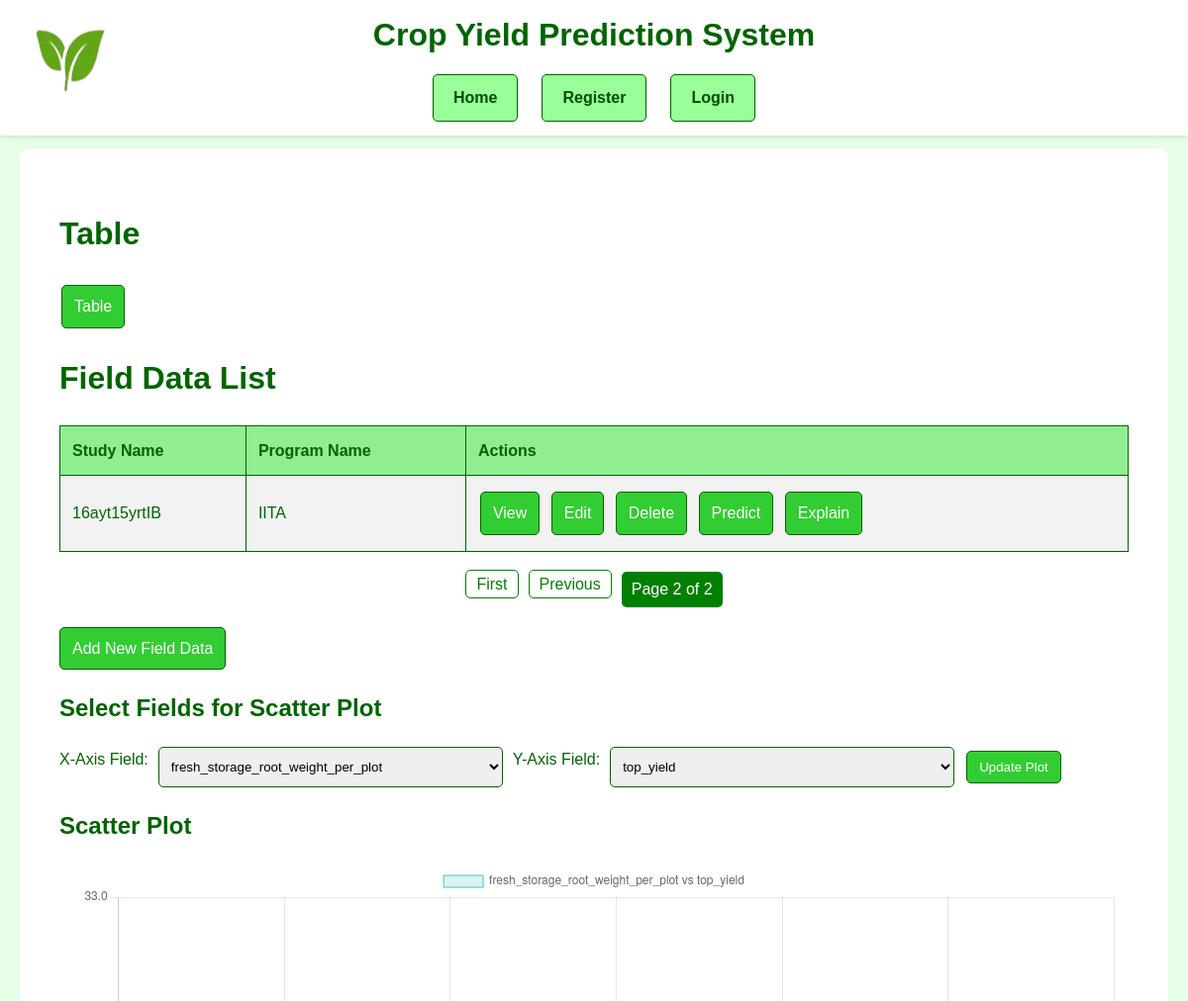
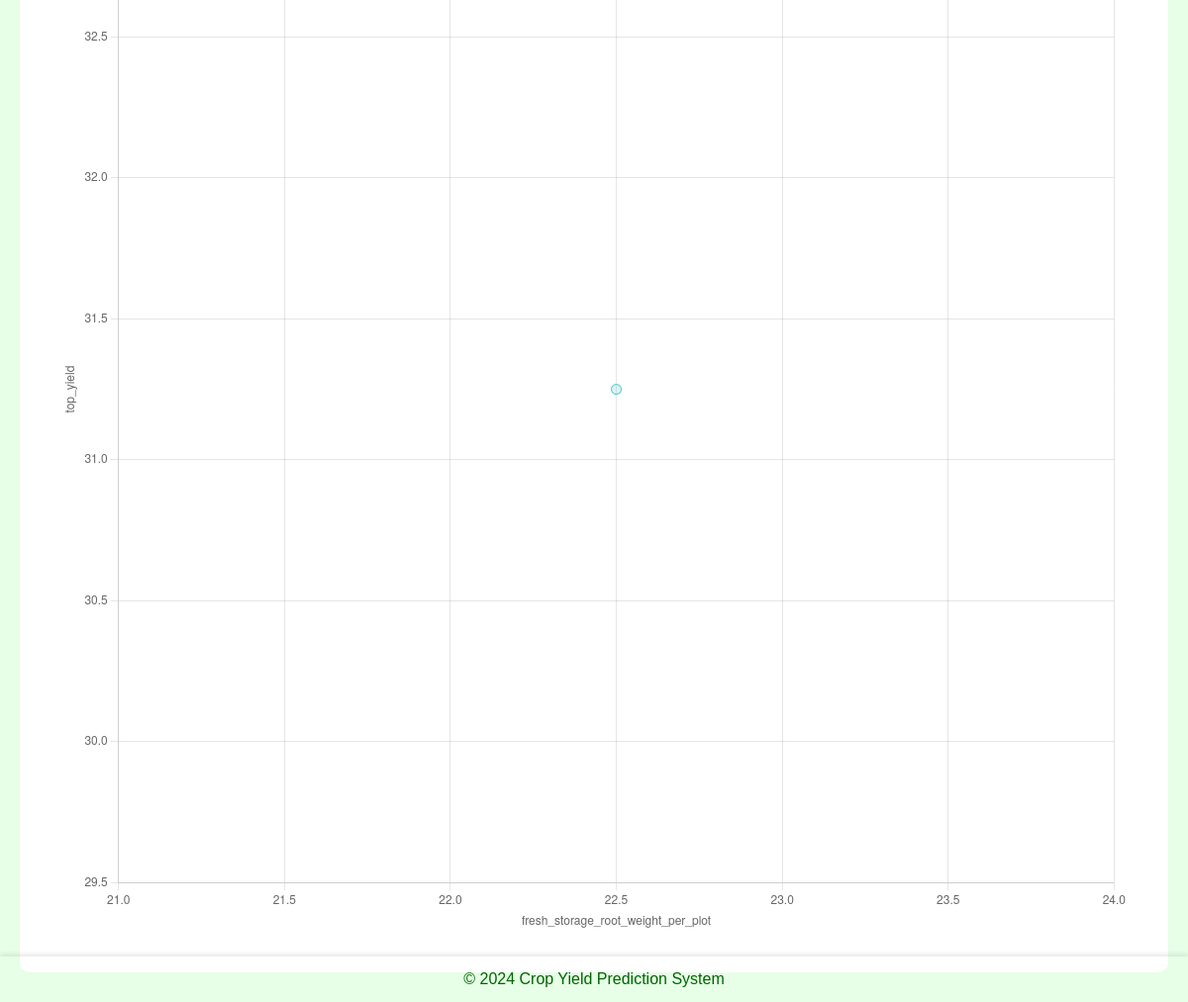
Before: /fielddata/?page=2 (signed in) with the older database file (2 pictures, top to bottom).
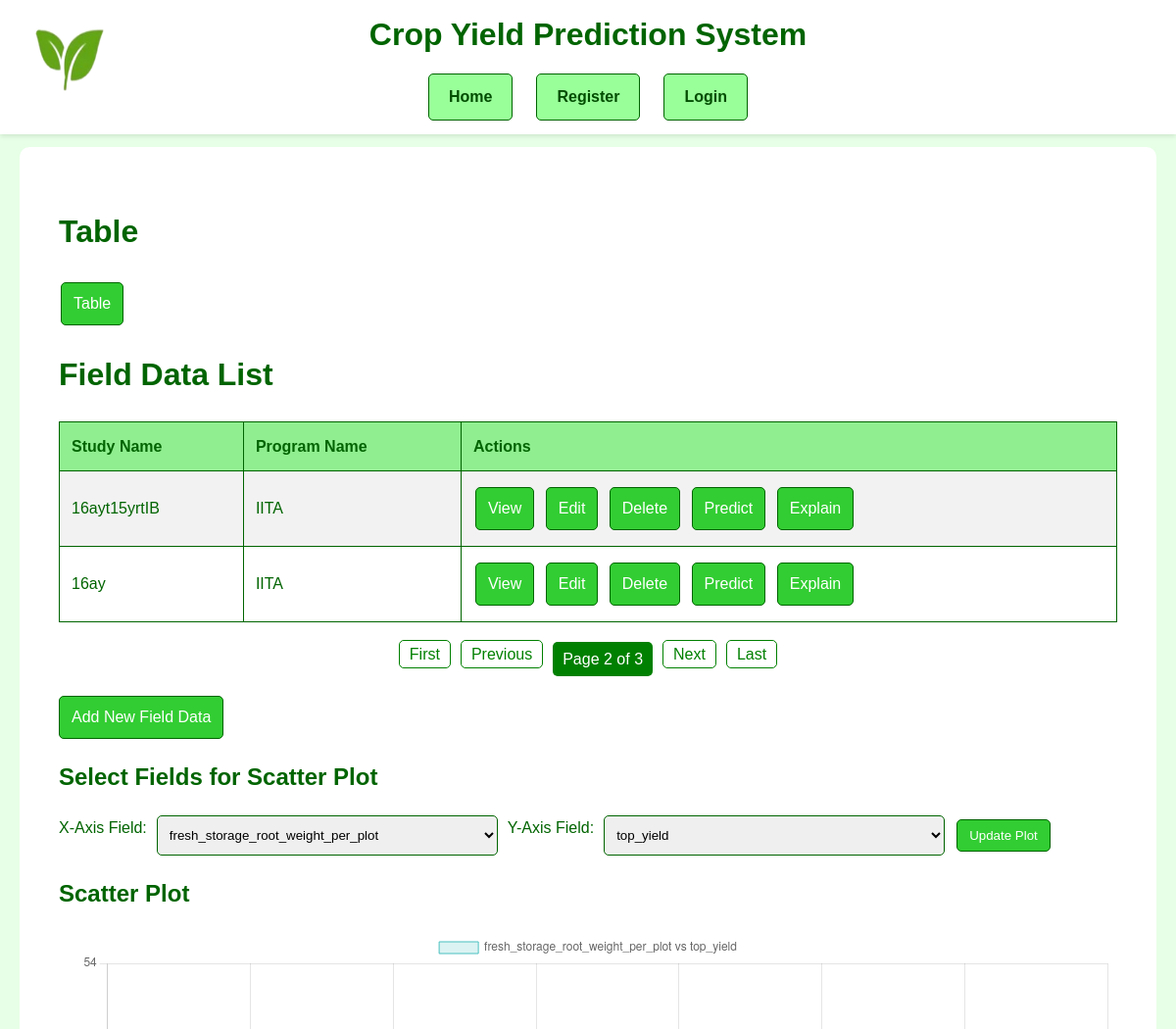
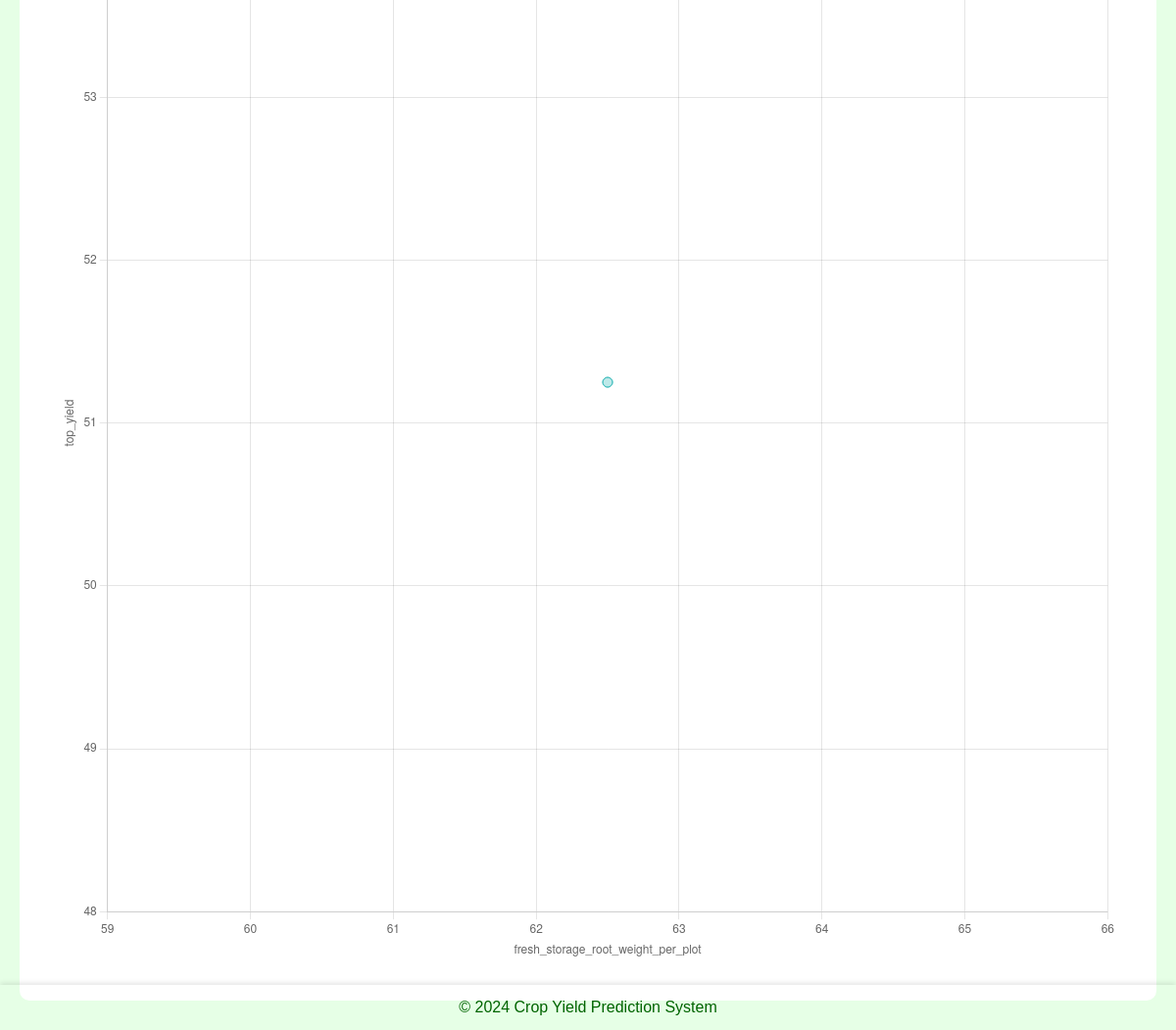
After: the same page with the newer database file (2 pictures, top to bottom).
### django_nlp_integration/nlp_app/models.py (models this page shows, shortened)
class FieldData(models.Model):
    studyYear = models.IntegerField(default=0)
    programDbId = models.CharField(max_length=255, default='')
    programName = models.CharField(max_length=255, default='')
    programDescription = models.TextField(default='')
    studyDbId = models.CharField(max_length=255, default='')
    studyName = models.CharField(max_length=255, default='')
    studyDescription = models.TextField(default='')
    studyDesign = models.CharField(max_length=255, default='')
    plotWidth = models.FloatField(default=0.0)
    plotLength = models.FloatField(default=0.0)
    fieldSize = models.FloatField(default=0.0)
    plantingDate = models.DateField(default=date(2024, 1, 1))
    harvestDate = models.DateField(default=date(2024, 1, 1))
    locationDbId = models.CharField(max_length=255, default='')
    locationName = models.CharField(max_length=255, default='')
    germplasmDbId = models.CharField(max_length=255, default='')
    germplasmName = models.CharField(max_length=255, default='')
    germplasmSynonyms = models.CharField(max_length=255, blank=True, null=True, default='')
    observationLevel = models.CharField(max_length=255, default='')
    observationUnitDbId = models.CharField(max_length=255, default='')
    observationUnitName = models.CharField(max_length=255, default='')
    replicate = models.IntegerField(default=0)
    blockNumber = models.IntegerField(default=0)
    plotNumber = models.IntegerField(default=0)
    entryType = models.CharField(max_length=255, default='Unknown')
    boiled_storage_root_color = models.CharField(max_length=255, default='Unknown')
    cassava_anthractnose_disease_incidence_6_month = models.FloatField(default=0.0)
    cassava_anthractnose_disease_incidence_9_month = models.FloatField(default=0.0)
    cassava_anthractnose_disease_severity_6_month = models.FloatField(default=0.0)
    cassava_anthractnose_disease_severity_9_month = models.FloatField(default=0.0)
    cassava_bacterial_blight_incidence_3_month = models.FloatField(default=0.0)
    cassava_bacterial_blight_incidence_6_month = models.FloatField(default=0.0)
    cassava_bacterial_blight_severity_3_month = models.FloatField(default=0.0)
    cassava_bacterial_blight_severity_6_month = models.FloatField(default=0.0)
    cassava_green_mite_severity_first_evaluation = models.FloatField(default=0.0)
    cassava_green_mite_severity_second_evaluation = models.FloatField(default=0.0)
    cassava_mosaic_disease_incidence_1_month = models.FloatField(default=0.0)
    cassava_mosaic_disease_incidence_3_month = models.FloatField(default=0.0)
    cassava_mosaic_disease_incidence_6_month = models.FloatField(default=0.0)
    cassava_mosaic_disease_severity_1_month = models.FloatField(default=0.0)
    cassava_mosaic_disease_severity_3_month = models.FloatField(default=0.0)
    cassava_mosaic_disease_severity_6_month = models.FloatField(default=0.0)
    dry_matter_content_specific_gravity_method = models.FloatField(default=0.0)
    dry_matter_content_percentage = models.FloatField(default=0.0)
    ease_of_peeling_root_cortex_visual_rating = models.IntegerField(default=0)
    first_apical_branch_height_cm = models.FloatField(default=0.0)
    fresh_shoot_weight_kg_per_plot = models.FloatField(default=0.0)
    fresh_storage_root_weight_per_plot = models.FloatField(default=0.0)
    harvest_index_variable = models.FloatField(default=0.0)
    initial_vigor_assessment = models.IntegerField(default=0)
    number_of_planted_stakes_per_plot = models.IntegerField(default=0)
    plant_architecture_visual_rating = models.IntegerField(default=0)
    plant_stands_harvested_counting = models.IntegerField(default=0)
    poundability_assessment = models.IntegerField(default=0)
    proportion_lodged_plants_percentage = models.FloatField(default=0.0)
    root_neck_length_visual_rating = models.IntegerField(default=0)
    root_number_counting = models.IntegerField(default=0)
    rotted_storage_root_counting = models.IntegerField(default=0)
    specific_gravity = models.FloatField(default=0.0)
    sprout_count_nine_month = models.IntegerField(default=0)
    sprout_count_one_month = models.IntegerField(default=0)
    sprout_count_six_month = models.IntegerField(default=0)
    sprout_count_three_month = models.IntegerField(default=0)
    sprouting_proportion = models.FloatField(default=0.0)
    storage_root_cortex_color_visual_rating = models.IntegerField(default=0)
    storage_root_periderm_color_visual_rating = models.IntegerField(default=0)
    storage_root_pulp_color_visual_rating = models.IntegerField(default=0)
    storage_root_shape_visual_rating = models.IntegerField(default=0)
    storage_root_size_visual_rating = models.IntegerField(default=0)
    taste_of_boiled_root_rating = models.IntegerField(default=0)
    top_yield = models.FloatField(default=0.0)
    total_carotenoid_chart_1_8 = models.FloatField(default=0.0)
    total_carotenoid_iCheck_method = models.FloatField(default=0.0)

### django_nlp_integration/nlp_app/views.py (the view)
# urls.py: path('fielddata/', views.fielddata_list, name='fielddata_list'),
@login_required
def fielddata_list(request):
    fielddata = FieldData.objects.all()
    fields = [f.name for f in FieldData._meta.get_fields() if isinstance(f, FloatField) or isinstance(f, IntegerField)]
    paginator = Paginator(fielddata, 2)  # Show 5 records per page
    page_number = request.GET.get("page")
    pagination_fielddata = paginator.get_page(page_number)
    x_field = request.GET.get('x_field', 'fresh_storage_root_weight_per_plot')
    y_field = request.GET.get('y_field', 'top_yield')
    context = {
        'fielddata': pagination_fielddata,
        'fields': fields,
        'pagination_fielddata': pagination_fielddata,
        'x_field': x_field,
        'y_field': y_field,
    }
    return render(request, 'nlp_app/fielddata_list.html', context)

### django_nlp_integration/nlp_app/templatetags/fielddata_extras.py (called while the page is built)
@register.filter
def get_attr(obj, attr):
    return getattr(obj, attr, None)

### django_nlp_integration/nlp_app/templates/nlp_app/fielddata_list.html (shortened to what this page needs)
{% extends 'base_generic.html' %}
{% block content %}
{% load static %}
{% load fielddata_extras %}
{% load custom_filters %}
<!DOCTYPE html>
<html>
<head>
    <link rel="stylesheet" href="{% static 'css/global.css' %}">
</head>
<body>
    <div class="container">
        <h1> Table </h1>
        <a class="btn" href="{% url 'table' %}">Table</a>
        <h1>Field Data List</h1>
        <table class="data-table">
            <tr>
                <th>Study Name</th>
                <th>Program Name</th>
                <th>Actions</th>
            </tr>
            {% for fielddata in fielddata %}
            <tr>
                <td>{{ fielddata.studyName }}</td>
                <td>{{ fielddata.programName }}</td>
                <td class="actions">
                    <a class="btn" href="{% url 'fielddata_detail' fielddata.pk %}">View</a>
                    <a class="btn" href="{% url 'fielddata_update' fielddata.pk %}">Edit</a>
                    <a class="btn" href="{% url 'fielddata_delete' fielddata.pk %}">Delete</a>
                    <a class="btn" href="{% url 'fielddata_predict' fielddata.pk %}">Predict</a>
                    <a class="btn" href="{% url 'fielddata_explain' fielddata.pk %}">Explain</a>
                </td>
            </tr>
            {% endfor %}
        </table>
    <ul class="pagination">
        {% if pagination_fielddata.has_previous %}
            <li><a href="?page=1">First</a></li>
            <li><a href="?page={{ pagination_fielddata.previous_page_number }}">Previous</a></li>
        {% endif %}
        <li class="current">Page {{ pagination_fielddata.number }} of {{ pagination_fielddata.paginator.num_pages }}</li>
        {% if pagination_fielddata.has_next %}
            <li><a href="?page={{ pagination_fielddata.next_page_number }}">Next</a></li>
            <li><a href="?page={{ pagination_fielddata.paginator.num_pages }}">Last</a></li>
        {% endif %}
    </ul>
        <a class="btn btn-add" href="{% url 'fielddata_create' %}">Add New Field Data</a>
        <h2>Select Fields for Scatter Plot</h2>
        <form method="get" class="form-inline">
            <label for="x_field">X-Axis Field:</label>
            <select name="x_field" id="x_field" class="form-control">
                {% for field in fields %}
                <option value="{{ field }}" {% if field == x_field %}selected{% endif %}>{{ field }}</option>
                {% endfor %}
            </select>
            <label for="y_field">Y-Axis Field:</label>
            <select name="y_field" id="y_field" class="form-control">
                {% for field in fields %}
                <option value="{{ field }}" {% if field == y_field %}selected{% endif %}>{{ field }}</option>
                {% endfor %}
            </select>
            <button type="submit" class="btn">Update Plot</button>
        </form>
        <h2>Scatter Plot</h2>
        <canvas id="scatterPlot" width="400" height="400"></canvas>
    </div>
    <script>
        const ctx = document.getElementById('scatterPlot').getContext('2d');
        const scatterData = {
            datasets: [{
                label: '{{ x_field }} vs {{ y_field }}',
                data: [
                    {% for field in fielddata %}
                    {
                        x: {{ field|get_attr:x_field }},
                        y: {{ field|get_attr:y_field }}
                    },
                    {% endfor %}
                ],
                backgroundColor: 'rgba(75, 192, 192, 0.2)',
                borderColor: 'rgba(75, 192, 192, 1)',
                pointRadius: 5
            }]
        };
        new Chart(ctx, {
            type: 'scatter',
            data: scatterData,
            options: {
                scales: {
                    x: {
                        type: 'linear',
                        position: 'bottom',
                        title: {
                            display: true,
                            text: '{{ x_field }}'
                        }
                    },
                    y: {
                        title: {
                            display: true,
                            text: '{{ y_field }}'
                        }
                    }
                }
            }
        });
    </script>
</body>
</html>
{% endblock %}

### django_nlp_integration/nlp_app/templates/base_generic.html (shortened to what this page needs)
<!DOCTYPE html>
<html>
<head>
    {% load static %}
    <link rel="stylesheet" href="{% static 'css/global.css' %}">
</head>
<body style="margin: 20px; padding-top: 80px; padding-bottom: 60px; background-color: #e6ffe6;">
    <header style="position: fixed; top: 0; left: 0; right: 0; padding: 10px 20px; z-index: 1000; background-color:#ffffff; box-shadow: 0 2px 5px rgba(0, 0, 0, 0.1)">
        <img src="{% static 'icon.png' %}" alt="Site Icon" style= "position: fixed; bottom:auto; height: 100px; width: 100px; margin-right: 40px;">
        <h1 style="margin: 0; text-align: center;">Crop Yield Prediction System</h1>
        <nav>
            <ul style="list-style-type: none; padding: 0; margin: 10px 0 0 0; display: flex; justify-content: center; gap: 20px;">
                <li style="margin: 0;">
                    <a href="{% url 'index' %}" class="btn" style="text-decoration: none; color: #004d00; padding: 10px 20px; display: inline-block; font-weight: bold; background-color: #99ff99; border-radius: 5px;">Home</a>
                </li>
                <li style="margin: 0;">
                    <a href="{% url 'register' %}" class="btn" style="text-decoration: none; color: #004d00; padding: 10px 20px; display: inline-block; font-weight: bold; background-color: #99ff99; border-radius: 5px;">Register</a>
                </li>
                <li style="margin: 0;">
                    <a href="{% url 'login' %}" class="btn" style="text-decoration: none; color: #004d00; padding: 10px 20px; display: inline-block; font-weight: bold; background-color: #99ff99; border-radius: 5px;">Login</a>
                </li>
            </ul>
        </nav>
    </header>
    <main style="position:relative;top:50px;bottom:0px;padding: 20px; background-color: #ffffff; border-radius: 10px;">
        {% block content %}
        {% endblock %}
    </main>
    <footer style="position: fixed; bottom: 0; left: 0; right: 0; padding: 10px 20px; text-align: center; z-index: 1000; box-shadow: 0 -2px 5px rgba(0, 0, 0, 0.1);">
        <p style="margin: 0;">&copy; 2024 Crop Yield Prediction System</p>
    </footer>
</body>
</html>

### static/css/global.css (style rules this page uses)
body { background-color: #f0fff0; color: #006400; font-family: 'Arial', sans-serif; margin: 0; padding: 0; line-height: 1.6; }
.container { max-width: 1200px; margin: 0 auto; padding: 20px; }
.data-table { width: 100%; border-collapse: collapse; margin-bottom: 20px; }
.data-table th, .data-table td { padding: 12px; border: 1px solid #006400; text-align: left; }
.data-table th { background-color: #90ee90; }
.data-table tr:nth-child(even) { background-color: #f2f2f2; }
.btn { display: inline-block; padding: 8px 12px; background-color: #32cd32; color: white; text-align: center; text-decoration: none; border-radius: 5px; margin: 4px 2px; transition: background-color 0.3s ease, transform 0.2s ease; border: 1px solid #006400; }
.btn-add { display: block; width: fit-content; margin: 20px 0; }
.actions a { margin-right: 5px; }
.form-inline { display: flex; flex-wrap: wrap; gap: 10px; margin-bottom: 20px; }
.form-control { padding: 8px; border: 1px solid #006400; border-radius: 5px; }

### django_nlp_integration/nlp_app/templates/nlp_app/fielddata_list.html (style rules this page uses)
.pagination { margin-top: 20px; display: flex; justify-content: center; list-style: none; padding: 0; }
.pagination li { margin: 0 5px; }
.pagination a { text-decoration: none; padding: 5px 10px; border: 1px solid green; color: green; border-radius: 5px; }
.pagination .current { background-color: green; color: white; padding: 5px 10px; border-radius: 5px; }

Changed rows visible on the page:
added FieldData: studyName "16ay", programName "IITA"
Other visible differences:
{{ pagination_fielddata.paginator.num_pages }}: "2" → "3"
chart data {{ field|get_attr:x_field }}: 22.5 → 62.5, 62.5
chart data {{ field|get_attr:y_field }}: 31.25 → 51.25, 51.25
text now shown: "Next Last"
